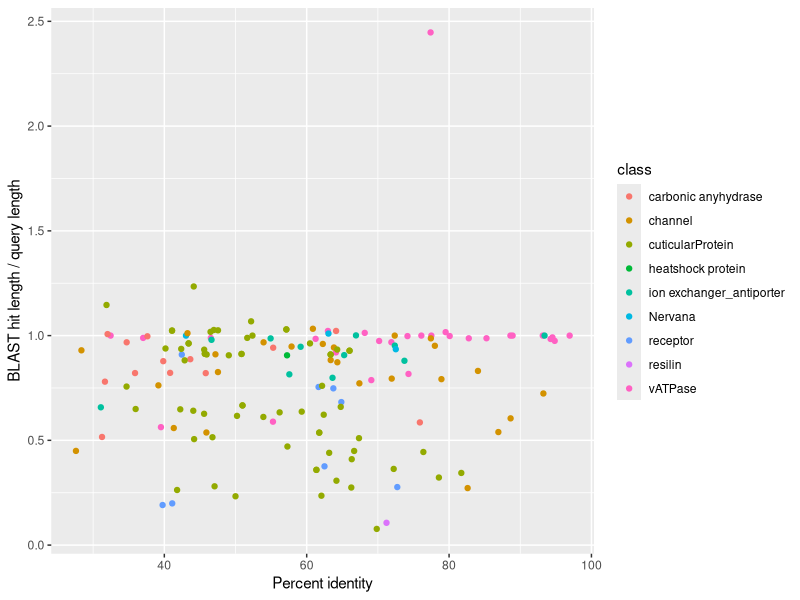
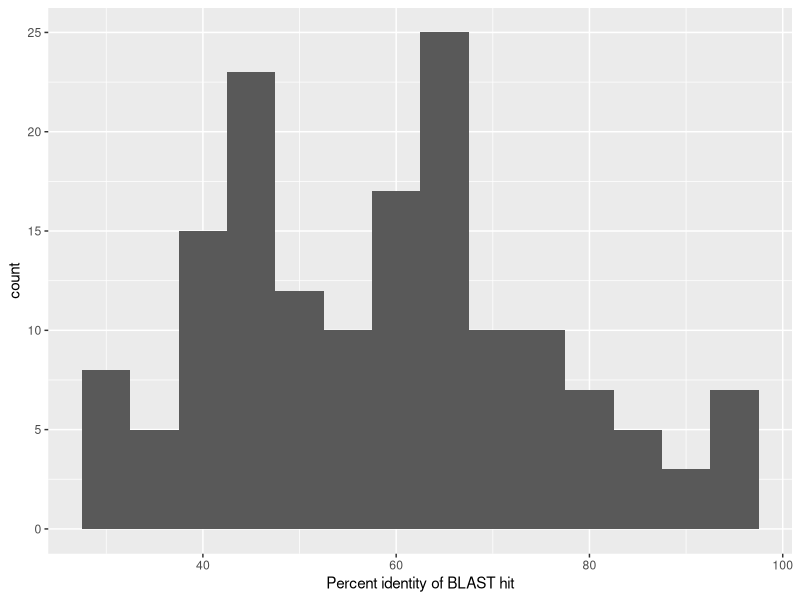
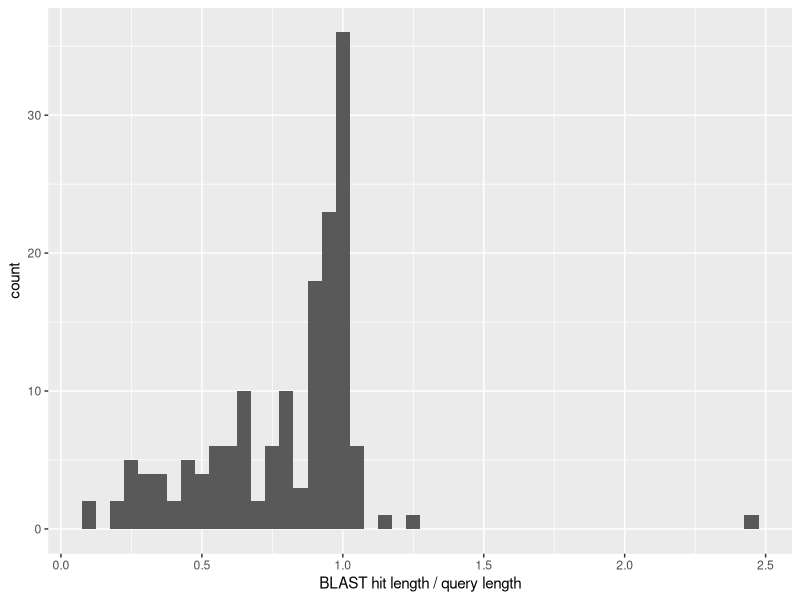

Write R code to recreate these figures, in order. (Note: this script raises an error after producing the figures.)
## 20220617
## produce plots of BLASTp results from candidate Drosophila proteins 
## using the trimmed Chaoborous transcriptome as a database

## load libraries
library(ggplot2)
library(readxl)

## load BLAST summary results
geneContent <- read_xlsx('targetedGene_query_trimmed.xlsx')  

## plot identity of BLAST hit (x-axis) and length of hit divided by length of query (y-axis)
id_by_length <- ggplot(data=geneContent,aes(x=ident,y=length/queryLength)) + geom_point(aes(colour=class)) + 
  xlab('Percent identity') + ylab('BLAST hit length / query length') 

## generate histograms of percent identity and of length of hit divided by length of query
id_hist <- ggplot(data=geneContent,aes(x=ident)) + geom_histogram(binwidth=5) + xlab('Percent identity of BLAST hit')
length_hist <- ggplot(data=geneContent,aes(x=length/queryLength)) + geom_histogram(binwidth=.05) + xlab('BLAST hit length / query length')

## generate multi-panel plot
id_grid <- plot_grid(id_hist,length_hist)
all_grid <- plot_grid(id_grid,id_by_length,ncol=1)
